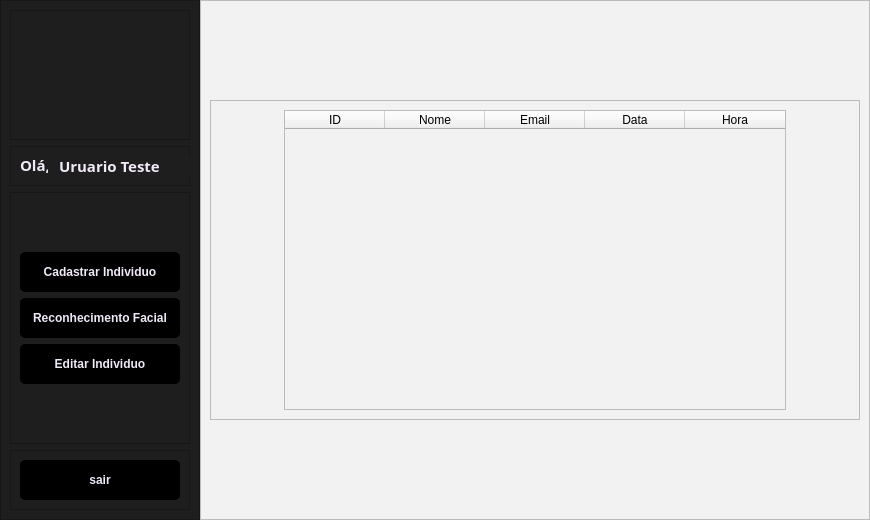
<?xml version="1.0" encoding="UTF-8"?>
<ui version="4.0">
 <class>MainWindow</class>
 <widget class="QMainWindow" name="MainWindow">
  <property name="geometry">
   <rect>
    <x>0</x>
    <y>0</y>
    <width>870</width>
    <height>520</height>
   </rect>
  </property>
  <property name="windowTitle">
   <string>MainWindow</string>
  </property>
  <widget class="QWidget" name="centralwidget">
   <layout class="QHBoxLayout" name="horizontalLayout">
    <property name="spacing">
     <number>0</number>
    </property>
    <property name="leftMargin">
     <number>0</number>
    </property>
    <property name="topMargin">
     <number>0</number>
    </property>
    <property name="rightMargin">
     <number>0</number>
    </property>
    <property name="bottomMargin">
     <number>0</number>
    </property>
    <item>
     <widget class="QFrame" name="frame">
      <property name="maximumSize">
       <size>
        <width>200</width>
        <height>16777215</height>
       </size>
      </property>
      <property name="styleSheet">
       <string notr="true">background-color: rgb(30, 30, 30)</string>
      </property>
      <property name="frameShape">
       <enum>QFrame::StyledPanel</enum>
      </property>
      <property name="frameShadow">
       <enum>QFrame::Raised</enum>
      </property>
      <layout class="QVBoxLayout" name="verticalLayout">
       <item>
        <widget class="QFrame" name="frame_5">
         <property name="minimumSize">
          <size>
           <width>0</width>
           <height>130</height>
          </size>
         </property>
         <property name="maximumSize">
          <size>
           <width>16777215</width>
           <height>130</height>
          </size>
         </property>
         <property name="frameShape">
          <enum>QFrame::StyledPanel</enum>
         </property>
         <property name="frameShadow">
          <enum>QFrame::Raised</enum>
         </property>
         <layout class="QHBoxLayout" name="horizontalLayout_2">
          <item>
           <spacer name="horizontalSpacer">
            <property name="orientation">
             <enum>Qt::Horizontal</enum>
            </property>
            <property name="sizeHint" stdset="0">
             <size>
              <width>40</width>
              <height>20</height>
             </size>
            </property>
           </spacer>
          </item>
          <item>
           <widget class="QLabel" name="label_avatar_adm">
            <property name="text">
             <string/>
            </property>
            <property name="pixmap">
             <pixmap>../../imagens/Vector.png</pixmap>
            </property>
           </widget>
          </item>
          <item>
           <spacer name="horizontalSpacer_2">
            <property name="orientation">
             <enum>Qt::Horizontal</enum>
            </property>
            <property name="sizeHint" stdset="0">
             <size>
              <width>40</width>
              <height>20</height>
             </size>
            </property>
           </spacer>
          </item>
         </layout>
        </widget>
       </item>
       <item>
        <widget class="QFrame" name="frame_7">
         <property name="minimumSize">
          <size>
           <width>0</width>
           <height>40</height>
          </size>
         </property>
         <property name="frameShape">
          <enum>QFrame::StyledPanel</enum>
         </property>
         <property name="frameShadow">
          <enum>QFrame::Raised</enum>
         </property>
         <widget class="QLabel" name="label_string_ola">
          <property name="geometry">
           <rect>
            <x>10</x>
            <y>10</y>
            <width>28</width>
            <height>18</height>
           </rect>
          </property>
          <property name="maximumSize">
           <size>
            <width>30</width>
            <height>16777215</height>
           </size>
          </property>
          <property name="font">
           <font>
            <family>Rubik</family>
            <pointsize>11</pointsize>
            <weight>75</weight>
            <bold>true</bold>
           </font>
          </property>
          <property name="contextMenuPolicy">
           <enum>Qt::DefaultContextMenu</enum>
          </property>
          <property name="styleSheet">
           <string notr="true">color: rgb(240, 233, 249);</string>
          </property>
          <property name="text">
           <string>Olá,</string>
          </property>
         </widget>
         <widget class="QLabel" name="nome_adm">
          <property name="geometry">
           <rect>
            <x>49</x>
            <y>10</y>
            <width>131</width>
            <height>20</height>
           </rect>
          </property>
          <property name="maximumSize">
           <size>
            <width>200</width>
            <height>16777215</height>
           </size>
          </property>
          <property name="font">
           <font>
            <family>Rubik</family>
            <pointsize>11</pointsize>
            <weight>75</weight>
            <bold>true</bold>
           </font>
          </property>
          <property name="contextMenuPolicy">
           <enum>Qt::DefaultContextMenu</enum>
          </property>
          <property name="styleSheet">
           <string notr="true">color: rgb(240, 233, 249);</string>
          </property>
          <property name="text">
           <string>Uruario Teste</string>
          </property>
         </widget>
        </widget>
       </item>
       <item>
        <widget class="QFrame" name="frame_4">
         <property name="frameShape">
          <enum>QFrame::StyledPanel</enum>
         </property>
         <property name="frameShadow">
          <enum>QFrame::Raised</enum>
         </property>
         <layout class="QVBoxLayout" name="verticalLayout_2">
          <item>
           <spacer name="verticalSpacer_2">
            <property name="orientation">
             <enum>Qt::Vertical</enum>
            </property>
            <property name="sizeHint" stdset="0">
             <size>
              <width>20</width>
              <height>40</height>
             </size>
            </property>
           </spacer>
          </item>
          <item>
           <widget class="QPushButton" name="cadastro_pushButton">
            <property name="minimumSize">
             <size>
              <width>150</width>
              <height>40</height>
             </size>
            </property>
            <property name="maximumSize">
             <size>
              <width>16777215</width>
              <height>40</height>
             </size>
            </property>
            <property name="font">
             <font>
              <weight>75</weight>
              <bold>true</bold>
             </font>
            </property>
            <property name="cursor">
             <cursorShape>PointingHandCursor</cursorShape>
            </property>
            <property name="styleSheet">
             <string notr="true">QPushButton{
	border-radius: 5px;
	border-image: url(:/Close_Image/cil-x.png);
	background-position: center;
		
	color: rgb(240, 233, 249);
	background-color: rgb(0, 0, 0);
	
}
QPushButton:hover{
	
	
	background-color: rgb(42, 42, 42);
	color: rgb(240, 233, 249);
}
QPushButton:pressed{
	background-color: rgb(35, 35, 35);
	color: rgb(200, 200, 200);
}

</string>
            </property>
            <property name="text">
             <string>Cadastrar Individuo</string>
            </property>
           </widget>
          </item>
          <item>
           <widget class="QPushButton" name="reconhecimento_pushButton">
            <property name="minimumSize">
             <size>
              <width>0</width>
              <height>40</height>
             </size>
            </property>
            <property name="maximumSize">
             <size>
              <width>16777215</width>
              <height>40</height>
             </size>
            </property>
            <property name="font">
             <font>
              <weight>75</weight>
              <bold>true</bold>
             </font>
            </property>
            <property name="cursor">
             <cursorShape>PointingHandCursor</cursorShape>
            </property>
            <property name="styleSheet">
             <string notr="true">QPushButton{
	border-radius: 5px;
	border-image: url(:/Close_Image/cil-x.png);
	background-position: center;
		
	color: rgb(240, 233, 249);
	background-color: rgb(0, 0, 0);
	
}
QPushButton:hover{
	
	
	background-color: rgb(42, 42, 42);
	color: rgb(240, 233, 249);
}
QPushButton:pressed{
	background-color: rgb(35, 35, 35);
	color: rgb(200, 200, 200);
}

</string>
            </property>
            <property name="text">
             <string>Reconhecimento Facial</string>
            </property>
           </widget>
          </item>
          <item>
           <widget class="QPushButton" name="Editar_pushButton">
            <property name="minimumSize">
             <size>
              <width>0</width>
              <height>40</height>
             </size>
            </property>
            <property name="maximumSize">
             <size>
              <width>16777215</width>
              <height>40</height>
             </size>
            </property>
            <property name="font">
             <font>
              <weight>75</weight>
              <bold>true</bold>
             </font>
            </property>
            <property name="cursor">
             <cursorShape>PointingHandCursor</cursorShape>
            </property>
            <property name="styleSheet">
             <string notr="true">QPushButton{
	border-radius: 5px;
	border-image: url(:/Close_Image/cil-x.png);
	background-position: center;
		
	color: rgb(240, 233, 249);
	background-color: rgb(0, 0, 0);
	
}
QPushButton:hover{
	
	
	background-color: rgb(42, 42, 42);
	color: rgb(240, 233, 249);
}
QPushButton:pressed{
	background-color: rgb(35, 35, 35);
	color: rgb(200, 200, 200);
}

</string>
            </property>
            <property name="text">
             <string>Editar Individuo</string>
            </property>
           </widget>
          </item>
          <item>
           <spacer name="verticalSpacer">
            <property name="orientation">
             <enum>Qt::Vertical</enum>
            </property>
            <property name="sizeHint" stdset="0">
             <size>
              <width>20</width>
              <height>40</height>
             </size>
            </property>
           </spacer>
          </item>
         </layout>
        </widget>
       </item>
       <item>
        <widget class="QFrame" name="frame_3">
         <property name="maximumSize">
          <size>
           <width>16777215</width>
           <height>70</height>
          </size>
         </property>
         <property name="frameShape">
          <enum>QFrame::StyledPanel</enum>
         </property>
         <property name="frameShadow">
          <enum>QFrame::Raised</enum>
         </property>
         <layout class="QVBoxLayout" name="verticalLayout_3">
          <item>
           <widget class="QPushButton" name="sair_pushButton">
            <property name="minimumSize">
             <size>
              <width>0</width>
              <height>40</height>
             </size>
            </property>
            <property name="maximumSize">
             <size>
              <width>16777215</width>
              <height>40</height>
             </size>
            </property>
            <property name="font">
             <font>
              <weight>75</weight>
              <bold>true</bold>
             </font>
            </property>
            <property name="cursor">
             <cursorShape>PointingHandCursor</cursorShape>
            </property>
            <property name="styleSheet">
             <string notr="true">QPushButton{
	border-radius: 5px;
	border-image: url(:/Close_Image/cil-x.png);
	background-position: center;
		
	color: rgb(240, 233, 249);
	background-color: rgb(0, 0, 0);
	
}
QPushButton:hover{
	
	
	background-color: rgb(42, 42, 42);
	color: rgb(240, 233, 249);
}
QPushButton:pressed{
	background-color: rgb(35, 35, 35);
	color: rgb(200, 200, 200);
}

</string>
            </property>
            <property name="text">
             <string>sair</string>
            </property>
           </widget>
          </item>
         </layout>
        </widget>
       </item>
      </layout>
     </widget>
    </item>
    <item>
     <widget class="QFrame" name="frame_2">
      <property name="styleSheet">
       <string notr="true">background-color: rgb(242, 242, 242)</string>
      </property>
      <property name="frameShape">
       <enum>QFrame::StyledPanel</enum>
      </property>
      <property name="frameShadow">
       <enum>QFrame::Raised</enum>
      </property>
      <layout class="QVBoxLayout" name="verticalLayout_4">
       <item>
        <spacer name="verticalSpacer_3">
         <property name="orientation">
          <enum>Qt::Vertical</enum>
         </property>
         <property name="sizeHint" stdset="0">
          <size>
           <width>20</width>
           <height>40</height>
          </size>
         </property>
        </spacer>
       </item>
       <item>
        <widget class="QFrame" name="frame_6">
         <property name="frameShape">
          <enum>QFrame::StyledPanel</enum>
         </property>
         <property name="frameShadow">
          <enum>QFrame::Raised</enum>
         </property>
         <layout class="QHBoxLayout" name="horizontalLayout_3">
          <item>
           <spacer name="horizontalSpacer_3">
            <property name="orientation">
             <enum>Qt::Horizontal</enum>
            </property>
            <property name="sizeHint" stdset="0">
             <size>
              <width>40</width>
              <height>20</height>
             </size>
            </property>
           </spacer>
          </item>
          <item>
           <widget class="QTableWidget" name="indiv_cadastrados_tableWidget">
            <property name="sizePolicy">
             <sizepolicy hsizetype="Expanding" vsizetype="Expanding">
              <horstretch>0</horstretch>
              <verstretch>0</verstretch>
             </sizepolicy>
            </property>
            <property name="minimumSize">
             <size>
              <width>502</width>
              <height>300</height>
             </size>
            </property>
            <property name="maximumSize">
             <size>
              <width>16777215</width>
              <height>16777215</height>
             </size>
            </property>
            <column>
             <property name="text">
              <string>ID</string>
             </property>
            </column>
            <column>
             <property name="text">
              <string>Nome</string>
             </property>
            </column>
            <column>
             <property name="text">
              <string>Email</string>
             </property>
            </column>
            <column>
             <property name="text">
              <string>Data</string>
             </property>
            </column>
            <column>
             <property name="text">
              <string>Hora</string>
             </property>
            </column>
           </widget>
          </item>
          <item>
           <spacer name="horizontalSpacer_4">
            <property name="orientation">
             <enum>Qt::Horizontal</enum>
            </property>
            <property name="sizeHint" stdset="0">
             <size>
              <width>40</width>
              <height>20</height>
             </size>
            </property>
           </spacer>
          </item>
         </layout>
        </widget>
       </item>
       <item>
        <spacer name="verticalSpacer_4">
         <property name="orientation">
          <enum>Qt::Vertical</enum>
         </property>
         <property name="sizeHint" stdset="0">
          <size>
           <width>20</width>
           <height>40</height>
          </size>
         </property>
        </spacer>
       </item>
      </layout>
     </widget>
    </item>
   </layout>
  </widget>
 </widget>
 <resources/>
 <connections/>
</ui>
